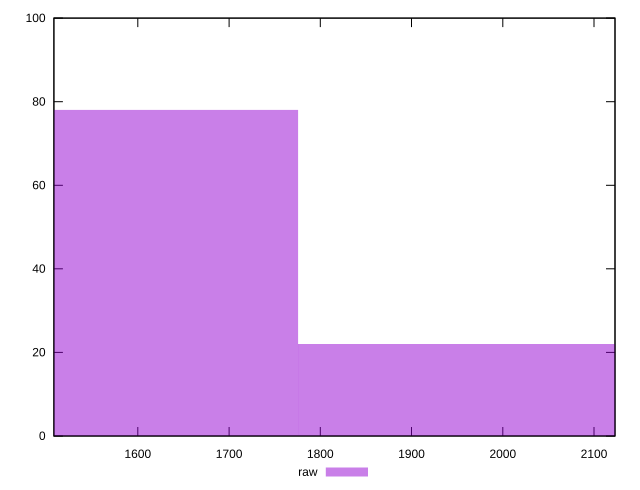

This figure's gnuplot source:
reset
set terminal svg size 640, 490 enhanced background rgb 'white'
set output "reprap/metrics/samples/pages+cached+noexternal+nofonts+nosvg+noimg/raw/histogram.svg"

$raw <<EOF
1482.2580691947676 78
2223.3871037921513 14
1852.8225864934595 8
EOF

set key outside below
set boxwidth 370.5645172986919
set yrange [0:100]
set style fill transparent solid 0.5 noborder

plot \
  $raw title "raw" with boxes, \


reset
